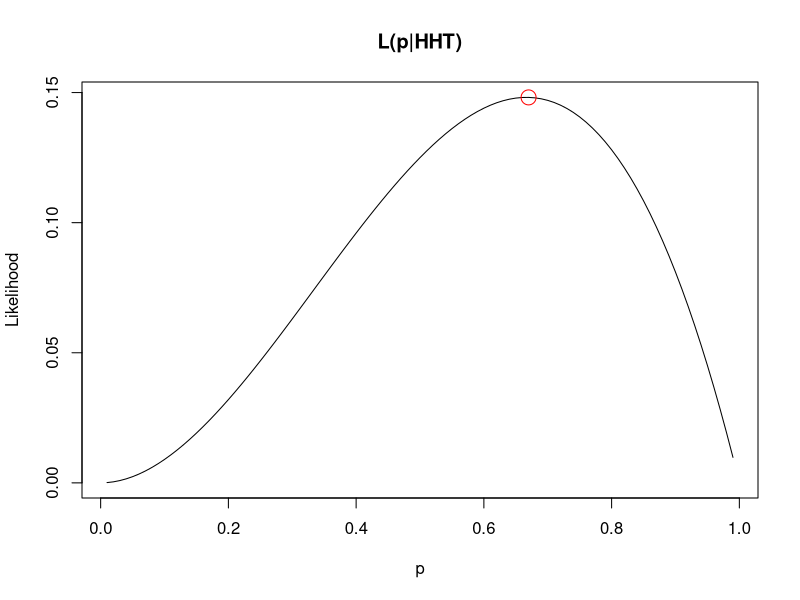
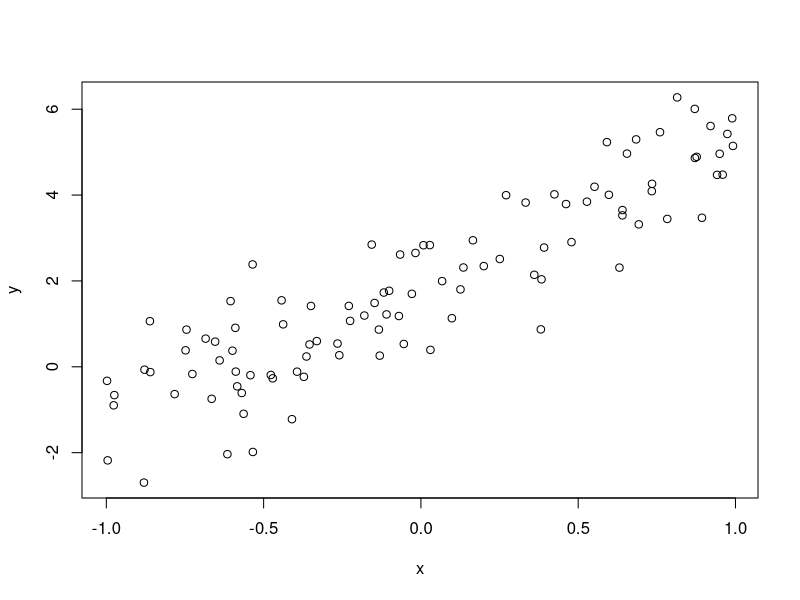
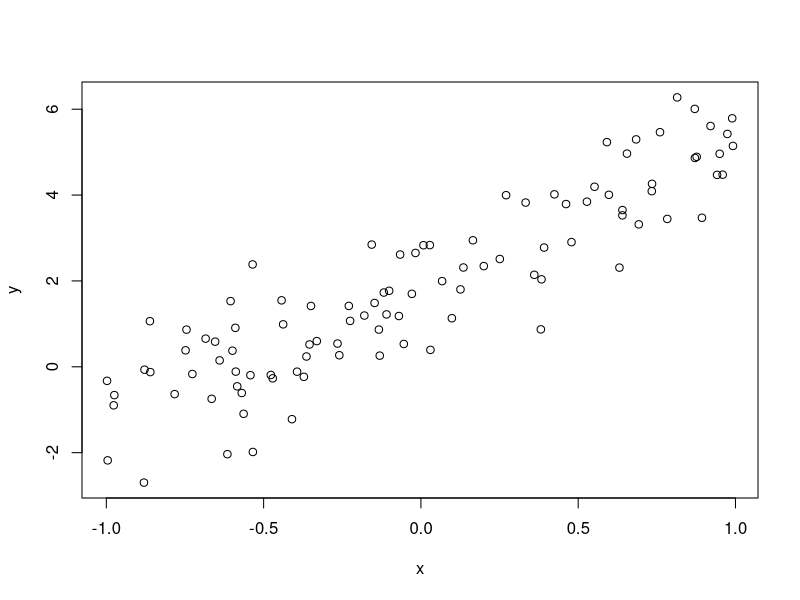
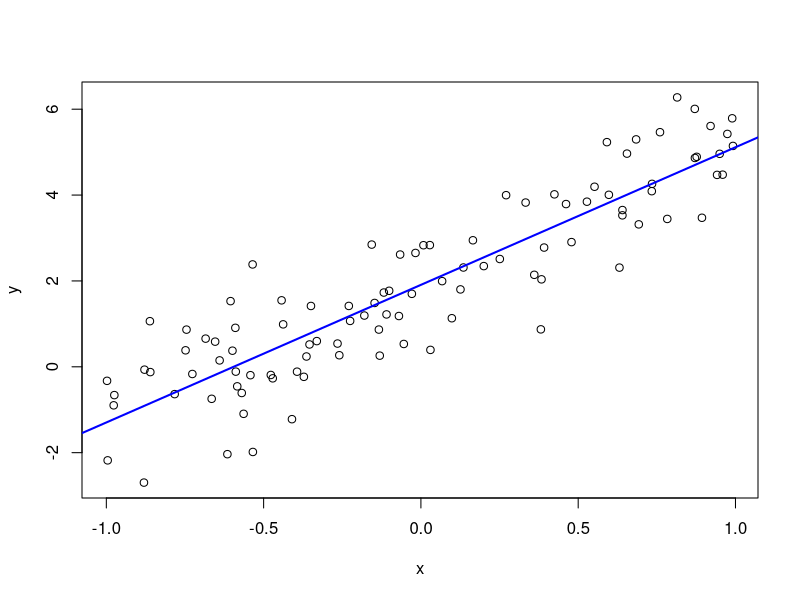
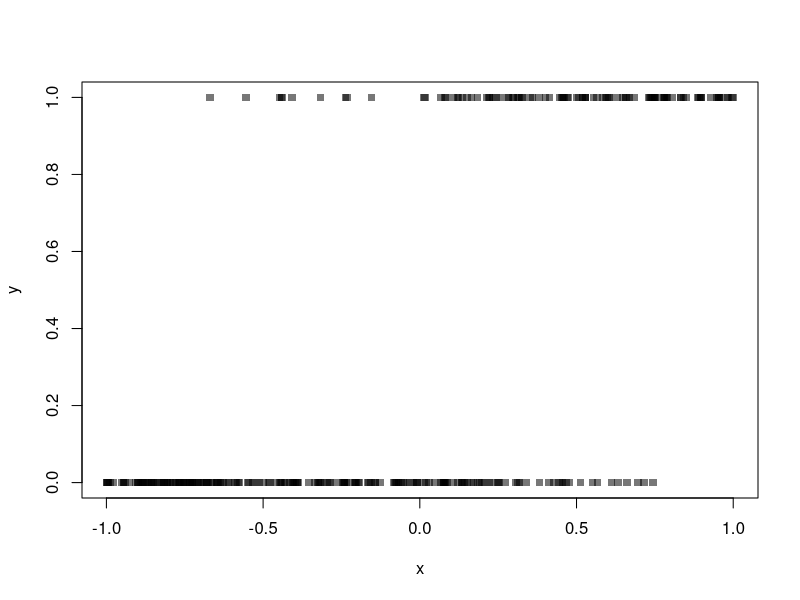
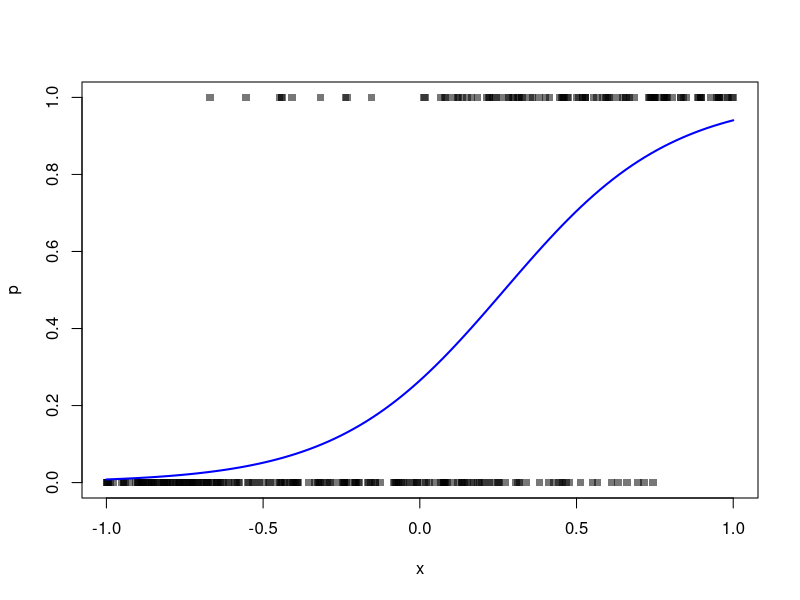
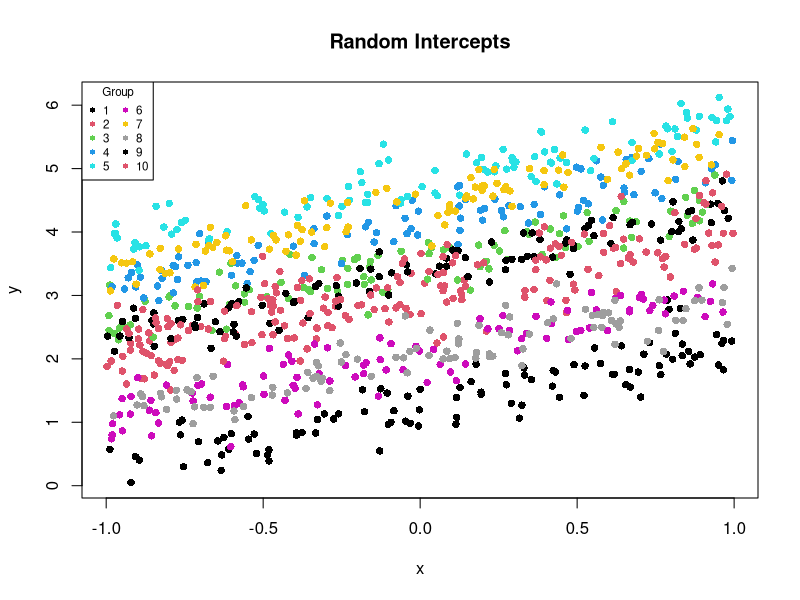
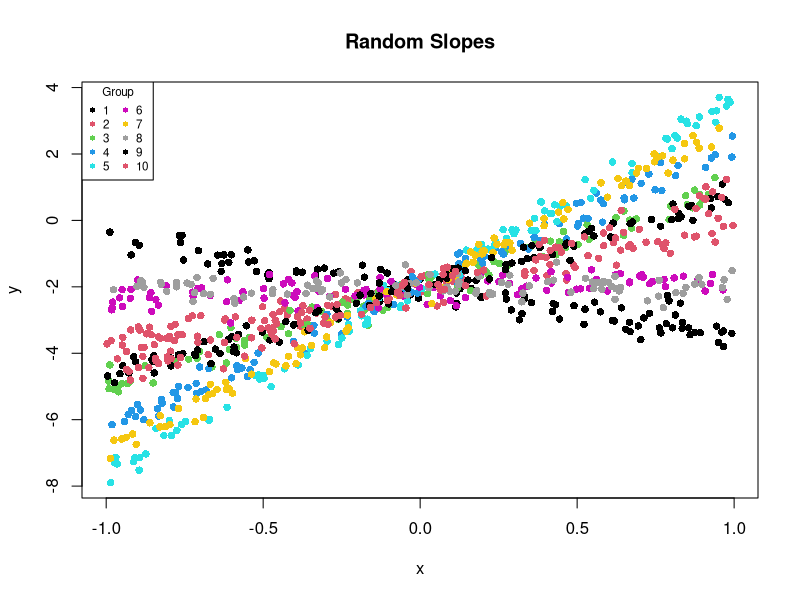

These charts were generated, in order, by the following R code:
## ---- chunk 1
#| echo: true
#| code-fold: true


# Values of p to try
p <- seq(0.01, 0.99, by = 0.01)

# Calculate likelihood of HHT
L <- p * p * (1-p)

# Plot likelihood curve
plot(x = p, y = L, main = "L(p|HHT)", xlab = "p", ylab = "Likelihood",
     type = "l")
# Mark the MLE
which_mle <- which(L == max(L))
points(x = p[which_mle], y = L[which_mle], pch = 1, cex = 2, col = "red")

## ---- chunk 2
#| echo: true
#| code-fold: true


# Set seed
set.seed(20260211)

# Choose parameters
b0 <- 2
b1 <- 3
sigma <- 1

# Generate covariate
x <- runif(n = 100, min = -1, max = 1)

# Generate mean
mu <- b0 + b1*x

# Generate data
y <- rnorm(n = 100, mean = mu, sd = sigma)

# Plot
plot(x, y)

## ---- chunk 3
#| echo: false
#| code-fold: true

# Plot
plot(x, y)

## ---- chunk 4
#| echo: true
#| code-fold: true

# Fit a model
m <- lm(y ~ x)

# Plot
plot(x, y)
# Add regression line
abline(m, col = "blue", lwd = 2)

## ---- chunk 5
#| echo: true
#| code-fold: true

# Set seed
set.seed(20260211 * 2)

# Choose parameters
b0 <- -1
b1 <- 4

# Generate covariate
x <- runif(n = 300, min = -1, max = 1)

# Generate mean
p <- plogis(b0 + b1*x)

# Generate data
y <- rbinom(n = 300, size = 1, prob = p)

# Plot
plot(x, y, col="white")
# Transparent squares
points(x, y, pch = 15, col="#00000088")

## ---- chunk 6
#| echo: true
#| code-fold: true

# Fit model
m <- glm(y ~ x, family = binomial(link = "logit"))

# Model predictions
pred <- data.frame(x = seq(-1, 1, length.out = 100))
pred$p <- predict(m, newdata = pred, 
                type = "response")

# Plot
plot(x, y, col="white", ylab = "p")
# Transparent squares
points(x, y, pch = 15, col="#00000088")
# Add model prediction
lines(pred$x, pred$p, col = "blue", lwd = 2)

## ---- chunk 7
#| echo: true
#| code-fold: true

# Mean parameters
b0 <- 3
b1 <- 1
sigma <- 0.25
sigma_group <- 1

# Set seed
set.seed(20260211 * 3)

# Data
df <- data.frame(x = runif(n = 1000, min = -1, max = 1),
                 group = rep(1:10, each = 100),
                 mu = NA,
                 y = NA)

# Betas
# Random intercepts
b0_j <- rnorm(n = length(unique(df$group)),
              mean = b0,
              sd = sigma_group)

# Response
for (i in 1:nrow(df)) {
  j <- df$group[i]
  df$mu[i] <- b0_j[j] + b1 * df$x[i]
  df$y[i] <- rnorm(n = 1, mean = df$mu[i], sd = sigma) 
}

# Plot
plot(x = df$x, y = df$y, col = factor(df$group),
     pch = 16, xlab = "x", ylab = "y", main = "Random Intercepts")
legend("topleft", legend = 1:10, title = "Group", 
       pch = 16, col = 1:10, cex = 0.7,
       ncol = 2)

## ---- chunk 8
#| echo: true
#| code-fold: true

# Mean parameters
b0 <- -2
b1 <- 2
sigma <- 0.25
sigma_group <- 2

# Set seed
set.seed(20260211 * 3)

# Data
df <- data.frame(x = runif(n = 1000, min = -1, max = 1),
                 group = rep(1:10, each = 100),
                 mu = NA,
                 y = NA)

# Betas
# Random slopes
b1_j <- rnorm(n = length(unique(df$group)),
              mean = b1,
              sd = sigma_group)

# Response
for (i in 1:nrow(df)) {
  j <- df$group[i]
  df$mu[i] <- b0 + b1_j[j] * df$x[i]
  df$y[i] <- rnorm(n = 1, mean = df$mu[i], sd = sigma) 
}

# Plot
plot(x = df$x, y = df$y, col = factor(df$group),
     pch = 16, xlab = "x", ylab = "y", main = "Random Slopes")
legend("topleft", legend = 1:10, title = "Group", 
       pch = 16, col = 1:10, cex = 0.7,
       ncol = 2)

## ---- chunk 9
# Set Seed
set.seed(20260211 * 4)

# Generate predictor
x <- runif(n = 500, min = -1, max = 1)

# Complex function
my_fun <- function(x) {
  return(sin(8 * x) + 2 * x^2 + -2 * x + 2)
}

# Calculate mean
mu <- my_fun(x)

# Generate response
y <- rnorm(n = length(x), mean = mu, sd = 0.5)

plot(x, y)

## ---- chunk 10
# Plot
plot(x, y)

# Add truth
truth <- data.frame(x = seq(-1, 1, length.out = 100))
truth$y <- my_fun(truth$x)
lines(truth$x, truth$y, col = "blue", lwd = 2)

